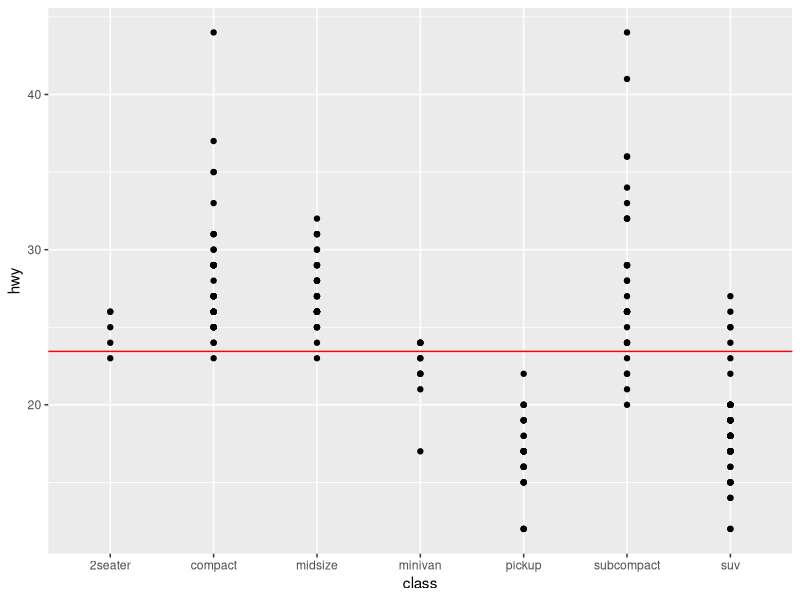
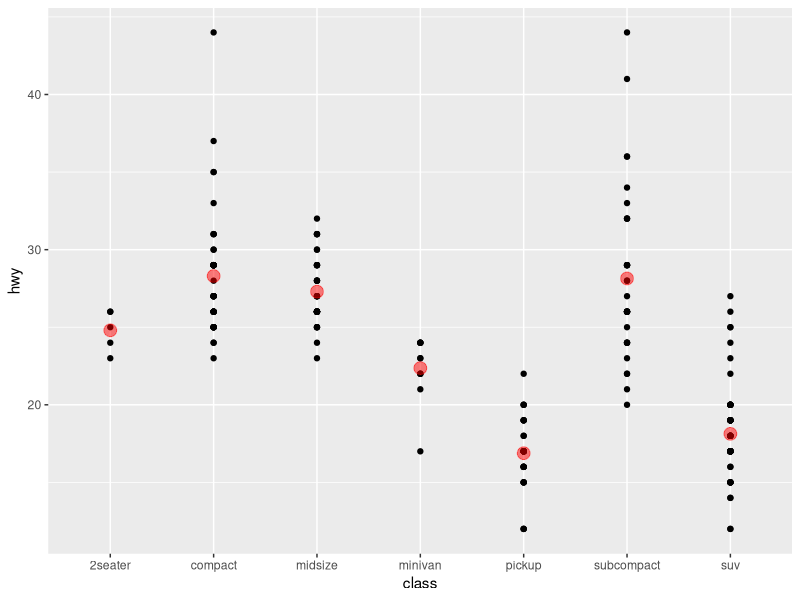
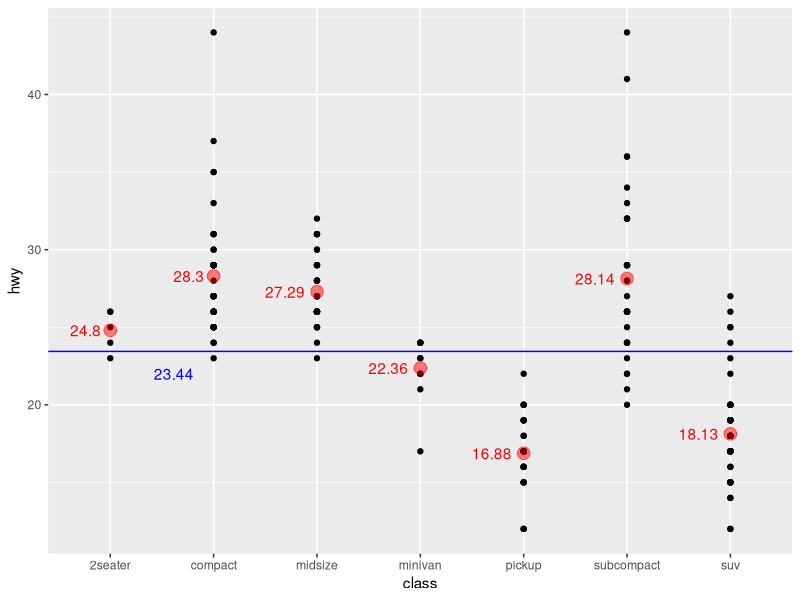
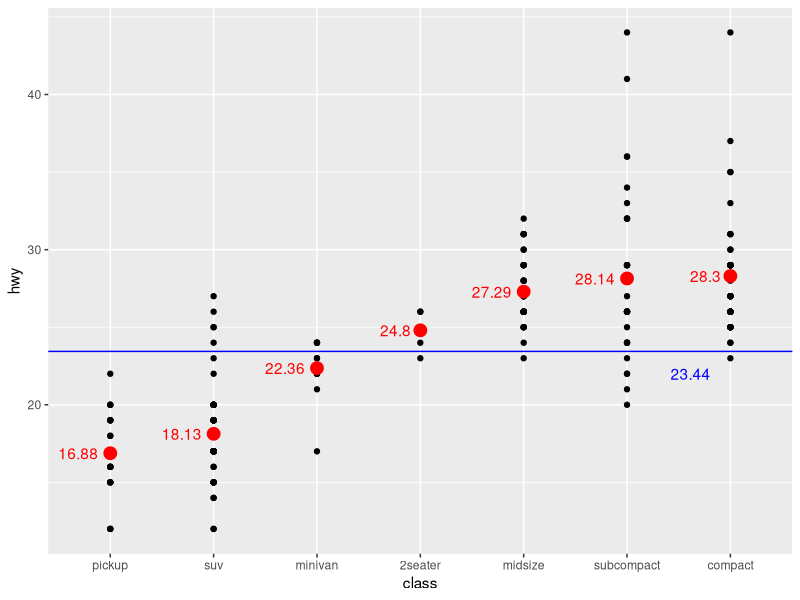

These figures' R source, in order:
## ---- chunk 1
knitr::opts_chunk$set(echo = TRUE)
library(ggplot2)
library(dplyr)
## ---- chunk 2
hwymean1 <- summarize(mpg, avghwy = mean(hwy))
## ---- chunk 3
print(hwymean1)
## ---- chunk 4
ggplot(mpg, aes(class, hwy)) +
  geom_point() +
  geom_hline(aes(yintercept = avghwy), 
             data = hwymean1, 
             color = "red")

## ---- chunk 5
hwymean2 <- mpg %>%
            group_by(class) %>%
              summarize(avghwy = mean(hwy)) %>%
            ungroup()
## ---- chunk 6

ggplot(mpg, aes(class, hwy)) +
  geom_point() +
  geom_point(aes(x = class, y = avghwy), 
             data = hwymean2, 
             color = "red", 
             size = 4,
             alpha = 0.5)

## ---- chunk 7

ggplot(mpg, aes(class, hwy)) +
  geom_point() +
  geom_point(aes(y = avghwy), 
             hwymean2, 
             color = "red", 
             size = 4,
             alpha = 0.5) +
  geom_text(aes(label = round(avghwy, 2), y = avghwy), 
            data = hwymean2, 
            color = "red",
            hjust = 1.3
            ) +
  geom_hline(aes(yintercept = avghwy), 
             data = hwymean1, 
             color = "blue") +
  geom_text(aes(x = "compact", y = 22, label = round(avghwy,2)),
            data = hwymean1, 
            color = "blue", 
            hjust = 1.5)

## ---- chunk 8
m1 = inner_join(mpg,hwymean2, by = "class")
m1$class = reorder(m1$class, m1$avghwy)
## ---- chunk 9

ggplot(m1, aes(class, hwy)) +
  geom_point() +
  geom_point(aes(y = avghwy), 
             data = hwymean2, 
             color = "red", 
             size = 4) +
  geom_text(aes(label = round(avghwy, 2), y = avghwy), 
            data = hwymean2, 
            color = "red", 
            hjust = 1.3) +
  geom_hline(aes(yintercept = avghwy), 
             data = hwymean1, 
             color = "blue") +
  geom_text(aes(x = "compact", y = 22, label = round(avghwy,2)),
            data = hwymean1, 
            color = "blue", 
            hjust = 1.5) 

